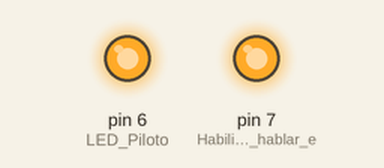
Simulated run of this sketch. Board: Arduino Uno, built with avr-gcc and run on an emulated ATmega328P. Shown: output pins drawn as LEDs (lit = HIGH). What the sketch prints to the serial monitor is not drawn.

Above: at 2.0 s.
At 6.0 s:
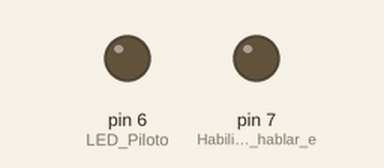
Timing chart, 0 to 10.4 s (numbered marks = the images above):
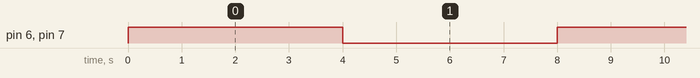

The sketch:

Prueba_de_BUS.ino
```cpp
/*=====================================================================================================
||   Proyecto: Casandra v1.1                                                                         ||
||   Autor: Gonzalo Carvallo (gonzacarv@gmail.com)                                                   ||
||   Fecha: 11/2015                                                                                  ||
||   Compilador: Arduino v1.6.5 (http://arduino.cc)                                                  ||
||   Libreria: Ethercard-master (https://github.com/jcw/ethercard)                                   ||
||                                                                                                   ||
|| Firmware del modulo Web (webserver) para el control del sistema domotico CASANDRA. El modulo      ||
|| recibe comandos desde LAN con el siguiente formato: http://192.168.0.117/AAAXXXBBBYYY (IP fija    ||
|| con opcion de DHCP), donde XXX e YYY corresponden cada una a un BYTE (0-255) que será reenviado   ||
|| al bus de CASANDRA en el formato correspondiente (250,BYTE1,BYTE2,CHECKSUM), mediante el          ||
|| el transductor SN75176 al par trensado                                                            ||
||                                                                                                   ||
======================================================================================================*/

void setup(){
  Serial.begin(2400); // Baudios del bus de Casandra
  pinMode(6, OUTPUT); // LED Piloto
  pinMode(7, OUTPUT); // Habilitador para hablar en el bus
}

 /////////////////////////////////// VARIABLES GLOBALES///////////////////////////////////

  int C1 = 0; // Comando 1 en formato integer
  int C2 = 0; // Comando 2 en formato integer
  int exC1 = 0; // Ex comando 1 en formato integer
  int exC2 = 0; // Ex comando 2 en formato integer


void loop(){


  /////////////////////////////////// Habilito Bus y LED piloto y mando el comando ///////////////////////////////////
         digitalWrite(6,HIGH); // Llego un comando nuevo, prendemos el LED
         digitalWrite(7,HIGH);

         Serial.write(250);
         Serial.write(70);
         Serial.write(90);
         Serial.write(70 + 90);
         delay(500);

         Serial.write(250);
         Serial.write(70);
         Serial.write(80);
         Serial.write(70 + 80);
         delay(500);

         Serial.write(250);
         Serial.write(70);
         Serial.write(90);
         Serial.write(70 + 90);
         delay(500);

         Serial.write(250);
         Serial.write(70);
         Serial.write(80);
         Serial.write(70 + 80);
         delay(500);

         Serial.write(250);
         Serial.write(70);
         Serial.write(90);
         Serial.write(70 + 90);
         delay(500);

         Serial.write(250);
         Serial.write(70);
         Serial.write(80);
         Serial.write(70 + 80);
         delay(500);

         Serial.write(250);
         Serial.write(70);
         Serial.write(90);
         Serial.write(70 + 90);
         delay(500);

         Serial.write(250);
         Serial.write(70);
         Serial.write(80);
         Serial.write(70 + 80);
         delay(500);


         digitalWrite(6,LOW); // Llego un comando nuevo, prendemos el LED
         digitalWrite(7,LOW);

         Serial.write(250);
         Serial.write(58);
         Serial.write(90);
         Serial.write(58 + 90);
         delay(500);

         Serial.write(250);
         Serial.write(58);
         Serial.write(80);
         Serial.write(58 + 80);
         delay(500);

         Serial.write(250);
         Serial.write(58);
         Serial.write(90);
         Serial.write(58 + 90);
         delay(500);

         Serial.write(250);
         Serial.write(58);
         Serial.write(80);
         Serial.write(58 + 80);
         delay(500);

         Serial.write(250);
         Serial.write(58);
         Serial.write(90);
         Serial.write(58 + 90);
         delay(500);

         Serial.write(250);
         Serial.write(58);
         Serial.write(80);
         Serial.write(58 + 80);
         delay(500);

         Serial.write(250);
         Serial.write(58);
         Serial.write(90);
         Serial.write(58 + 90);
         delay(500);

         Serial.write(250);
         Serial.write(58);
         Serial.write(80);
         Serial.write(58 + 80);
         delay(500);


} // Prog
```

Measured:
- by itself, pin 6 (LED_Piloto), pin 7 (Habilitador_para_hablar_e): alternates HIGH for 4.0 s and LOW for 4.0 s
